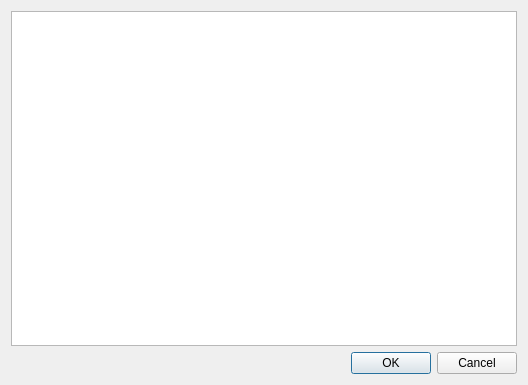
<?xml version="1.0" encoding="UTF-8"?>
<ui version="4.0">
 <class>Dialog</class>
 <widget class="QDialog" name="Dialog">
  <property name="geometry">
   <rect>
    <x>0</x>
    <y>0</y>
    <width>528</width>
    <height>385</height>
   </rect>
  </property>
  <property name="windowTitle">
   <string>Dialog</string>
  </property>
  <layout class="QVBoxLayout" name="verticalLayout">
   <item>
    <widget class="QListView" name="listView"/>
   </item>
   <item>
    <widget class="QDialogButtonBox" name="buttonBox">
     <property name="standardButtons">
      <set>QDialogButtonBox::Cancel|QDialogButtonBox::Ok</set>
     </property>
    </widget>
   </item>
  </layout>
 </widget>
 <resources/>
 <connections/>
</ui>
